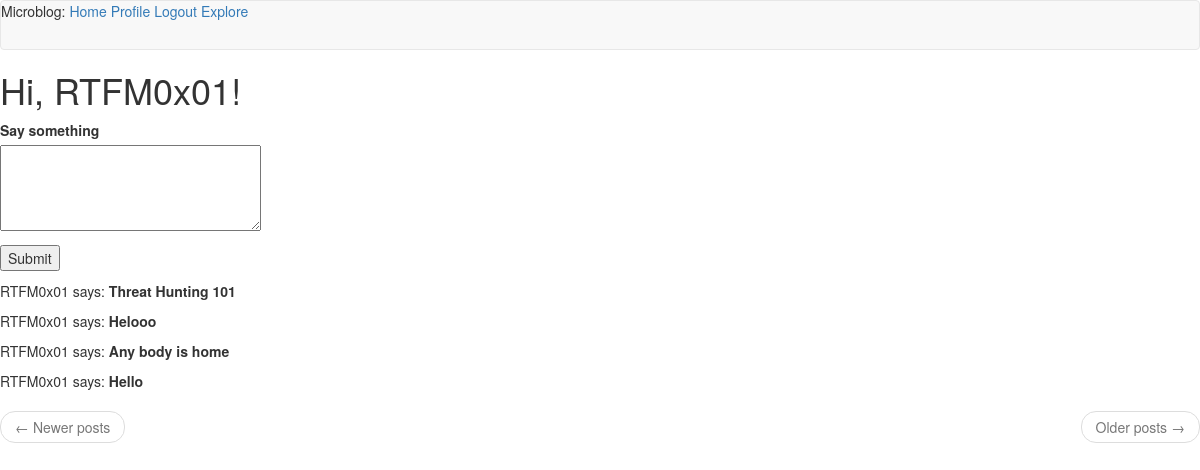
Page /index (signed in) on the committed database.
### app/models.py (models this page shows, shortened)
class User(UserMixin, db.Model):
    id = db.Column(db.Integer, primary_key=True)
    username = db.Column(db.String(64), index=True, unique=True)
    email = db.Column(db.String(120), index=True, unique=True)
    password_hash = db.Column(db.String(128))
    posts = db.relationship('Post', backref='author', lazy='dynamic')
    about_me = db.Column(db.String(140))
    last_seen = db.Column(db.DateTime, default=datetime.utcnow)
    followed = db.relationship(
        'User', secondary=followers,
        primaryjoin=(followers.c.follower_id == id),
        secondaryjoin=(followers.c.followed_id == id),
        backref=db.backref('followers', lazy='dynamic'), lazy='dynamic')
    def followed_posts(self):
        followed = Post.query.join(
            followers, (followers.c.followed_id == Post.user_id)).filter(
                followers.c.follower_id == self.id)
        own = Post.query.filter_by(user_id=self.id)
        return followed.union(own).order_by(Post.timestamp.desc())

class Post(db.Model):
    id = db.Column(db.Integer, primary_key=True)
    body = db.Column(db.String(140))
    timestamp = db.Column(db.DateTime, index=True, default=datetime.utcnow)
    user_id = db.Column(db.Integer, db.ForeignKey('user.id'))

### app/routes.py (the view)
@app.route('/', methods=['GET', 'POST'])
@app.route('/index', methods=['GET', 'POST'])
@login_required
def index():
    form = PostForm()
    if form.validate_on_submit():
        post = Post(body=form.post.data, author=current_user)
        db.session.add(post)
        db.session.commit()
        flash('Your post is now live!')
        return redirect(url_for('index'))
    page = request.args.get('page', 1, type=int)
    posts = current_user.followed_posts().paginate(
        page, app.config['POSTS_PER_PAGE'], False)
    next_url = url_for('index', page=posts.next_num) \
        if posts.has_next else None
    prev_url = url_for('index', page=posts.prev_num) \
        if posts.has_prev else None
    return render_template('index.html', title='Home', form=form,
                        posts=posts.items, next_url=next_url,
                        prev_url=prev_url)

### app/forms.py
class PostForm(FlaskForm):
    post = TextAreaField('Say something', validators=[
        DataRequired(), Length(min=1, max=140)])
    submit = SubmitField('Submit')

### app/models.py (called while the page is built)
@login.user_loader
def load_user(id):
    return User.query.get(int(id))

### app/routes.py (called while the page is built)
@app.before_request
def before_request():
    if current_user.is_authenticated:
        current_user.last_seen = datetime.utcnow()
        db.session.commit()
    g.locale = str(get_locale())

### app/templates/index.html (shortened to what this page needs)
{% extends "base.html" %}
{% block content %}
    <h1>Hi, {{ current_user.username }}!</h1>
    {% if form %}
    <form action="" method="post">
        <p>
            {{ form.post.label }}<br>
            {{ form.post(cols=32, rows=4) }}<br>
        </p>
        <p>{{ form.submit() }}</p>
    </form>
    {% endif %}
    {% for post in posts %}
    <p>
    {{ post.author.username }} says: <b>{{ post.body }}</b>
    </p>
    {% endfor %}
    <nav aria-label="...">
        <ul class="pager">
            <li class="previous{% if not prev_url %} disabled{% endif %}">
                <a href="{{ prev_url or '#' }}">
                    <span aria-hidden="true">&larr;</span> Newer posts
                </a>
            </li>
            <li class="next{% if not next_url %} disabled{% endif %}">
                <a href="{{ next_url or '#' }}">
                    Older posts <span aria-hidden="true">&rarr;</span>
                </a>
            </li>
        </ul>
    </nav>
{% endblock %}

### rows in the picture
User: username "RTFM0x01"
Post: author.username "RTFM0x01", body "Threat Hunting 101"
Post: author.username "RTFM0x01", body "Helooo"
Post: author.username "RTFM0x01", body "Any body is home"
Post: author.username "RTFM0x01", body "Hello"
